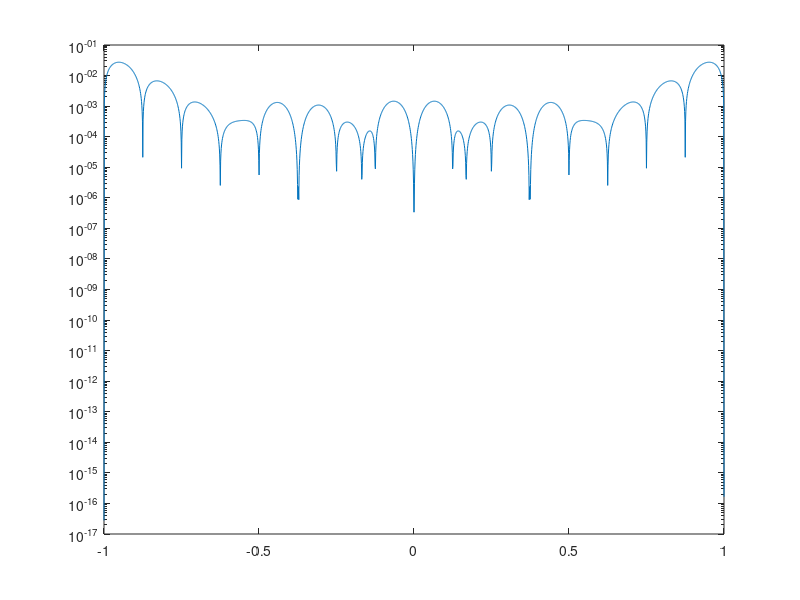
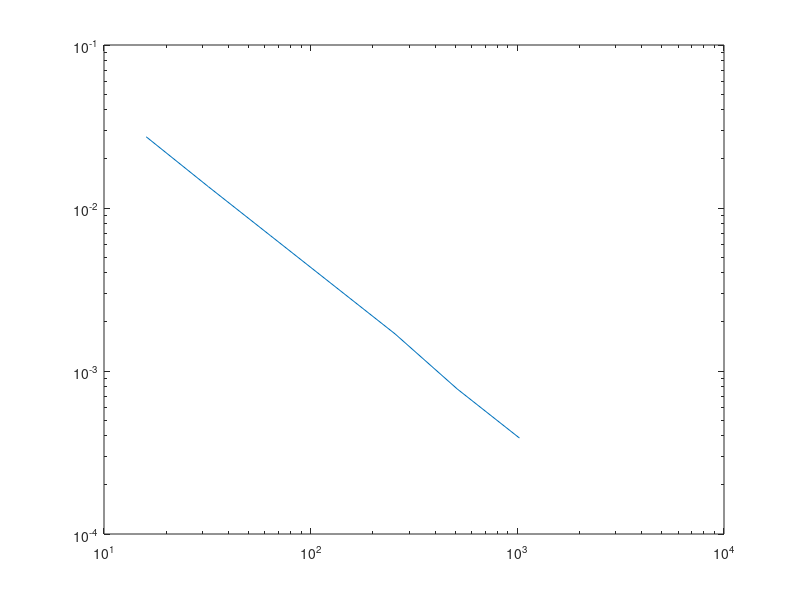

MATLAB code for these plots, in order:
n = 2^4; % 定义n
x = [-1:2/n:1]; % 得到区间端点x_i
% 得到h_i
h=[];
for i=1:n
    h=[h x(i+1)-x(i)];
end 
y=sin(4.*x.^2)+(sin(4.*x)).^2; % 得到y_i
% 初始化lambda,mu,d
lambda=ones(n,1);
mu=ones(n,1);
d=ones(n,1);
% 对除端点的lambda,mu,d赋值
for i=2:n
    lambda(i-1)=h(i)/(h(i)+h(i-1));
    mu(i-1)=1-lambda(i-1);
    d(i-1)=6/(h(i)+h(i-1))*((y(i+1)-y(i))/h(i) - (y(i)-y(i-1))/h(i-1));
end
% 对端点的lambda,mu,d赋值
d(n)=6/(h(1)+h(n))*((y(2)-y(1))/h(1) - (y(n+1)-y(n))/h(n));
%
lambda(n)=h(1)/(h(1)+h(n));
mu(n)=1-lambda(n);
lambda2=lambda;
lambda2(n)=[];
mu2=mu;
mu2(1)=[];
% 得到求解M的系数矩阵A
A=diag(mu2,-1)+2.*eye(n)+diag(lambda2,1);
A(1,n)=mu(1);
A(n,1)=lambda(n);
M=A\d; %得到M
M=[M(n);M]
x2=[-1:2/1999:1];% 分割2000个插值点
S=zeros(1,size(x2,1));% 初始化S
% 通过式(1)得到分段函数S
for i=1:n
    S=S+ ...
    (((x(i+1)-x2).^3*M(i)+(x2-x(i)).^3*M(i+1))/6/h(i) ...
    +((x(i+1)-x2)*y(i)+(x2-x(i))*y(i+1))/h(i) ...
    -(h(i)/6)*((x(i+1)-x2)*M(i)+(x2-x(i))*M(i+1)) ...
    ).*(x2>x(i)&x2<=x(i+1));% 分段函数即所有函数值.*其区间最后求和
end
% 单独得到S(1)
S(1)=((x(1+1)-x2(1)).^3*M(1)+(x2(1)-x(1)).^3*M(1+1))/6/h(1) ...
        +((x(1+1)-x2(1))*y(1)+(x2(1)-x(1))*y(1+1))/h(1) ...
        -(h(1)/6)*((x(1+1)-x2(1))*M(1)+(x2(1)-x(1))*M(1+1));
y2=sin(4.*x2.^2)+(sin(4.*x2)).^2;% 真实值
% 画图
figure
semilogy(x2,abs(y2-S))

err_max=zeros(1,7);% 初始化误差
n2=[];% n2储存n值
for exp=4:10
    n = 2^exp;% 定义n
    x = [-1:2/n:1];% 得到区间端点x_i
    % 得到h_i
    h=[];
    for i=1:n
        h=[h x(i+1)-x(i)];
    end 
    y=sin(4.*x.^2)+(sin(4.*x)).^2; % 得到y_i
    % 初始化lambda,mu,d
    lambda=ones(n,1);
    mu=ones(n,1);
    d=ones(n,1);
    % 对除端点的lambda,mu,d赋值
    for i=2:n
        lambda(i-1)=h(i)/(h(i)+h(i-1));
        mu(i-1)=1-lambda(i-1);
        d(i-1)=6/(h(i)+h(i-1))*((y(i+1)-y(i))/h(i) - (y(i)-y(i-1))/h(i-1));
    end
    % 对端点的lambda,mu,d赋值
    d(n)=6/(h(1)+h(n))*((y(2)-y(1))/h(1) - (y(n+1)-y(n))/h(n));
    %
    lambda(n)=h(1)/(h(1)+h(n));
    mu(n)=1-lambda(n);
    lambda2=lambda;
    lambda2(n)=[];
    mu2=mu;
    mu2(1)=[];
    % 得到求解M的系数矩阵A
    A=diag(mu2,-1)+2.*eye(n)+diag(lambda2,1);
    A(1,n)=mu(1);
    A(n,1)=lambda(n);
    M=A\d; %得到M
    M=[M(n);M];
    x2=[-1:2/1999:1];% 分割2000个插值点
    S=zeros(1,size(x2,1));% 初始化S
    % 通过式(1)得到分段函数S
    for i=1:n
        S=S+ ...
            (((x(i+1)-x2).^3*M(i)+(x2-x(i)).^3*M(i+1))/6/h(i) ...
            +((x(i+1)-x2)*y(i)+(x2-x(i))*y(i+1))/h(i) ...
            -(h(i)/6)*((x(i+1)-x2)*M(i)+(x2-x(i))*M(i+1)) ...
            ).*(x2>x(i)&x2<=x(i+1));
    end
    % 单独得到S(1)
    S(1)=((x(1+1)-x2(1)).^3*M(1)+(x2(1)-x(1)).^3*M(1+1))/6/h(1) ...
            +((x(1+1)-x2(1))*y(1)+(x2(1)-x(1))*y(1+1))/h(1) ...
            -(h(1)/6)*((x(1+1)-x2(1))*M(1)+(x2(1)-x(1))*M(1+1));
    y2=sin(4.*x2.^2)+(sin(4.*x2)).^2;% 真实值
    err_max(exp-3)=max(abs(y2-S));% 计算误差并保存
    n2=[n2 2^exp];
end
% 打印err_max结果
err_max ;
% 画图
figure
loglog(n2,err_max,'-')